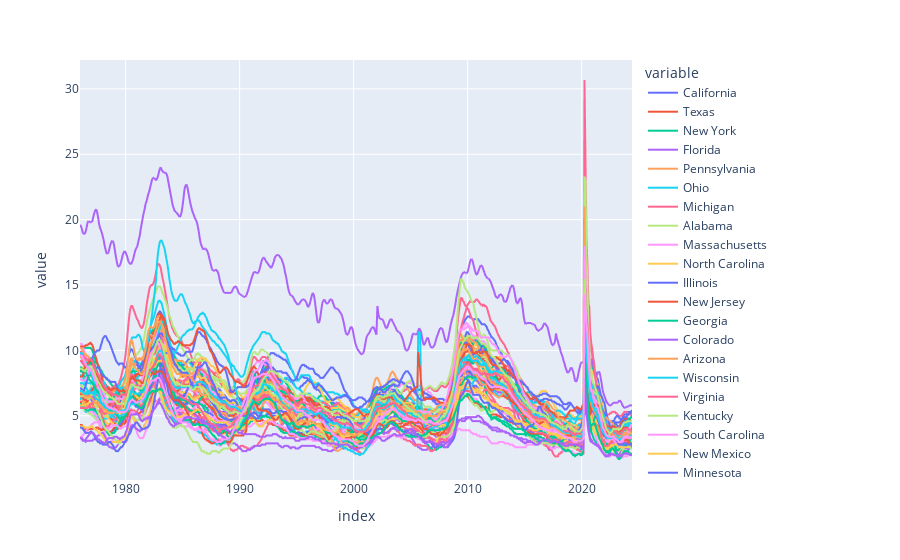

Notebook source saved alongside this figure:
### Code cell
px.line(unem_result)

### Figure 1 — Plotly figure (JSON) as saved in the notebook; plotly's stock layout.template omitted (floating-point values rounded to 4 significant figures; data arrays with more than 128 entries replaced by an {"elided": "..."} marker saying what was removed)
{"data": [{"hovertemplate": "variable=California<br>index=%{x}<br>value=%{y}<extra></extra>", "legendgroup": "California", "line": {"color": "#636efa", "dash": "solid"}, "marker": {"symbol": "circle"}, "mode": "lines", "name": "California", "showlegend": true, "type": "scattergl", "x": {"elided": "582 str values"}, "xaxis": "x", "y": {"elided": "582 float values"}, "yaxis": "y"}, {"hovertemplate": "variable=Texas<br>index=%{x}<br>value=%{y}<extra></extra>", "legendgroup": "Texas", "line": {"color": "#EF553B", "dash": "solid"}, "marker": {"symbol": "circle"}, "mode": "lines", "name": "Texas", "showlegend": true, "type": "scattergl", "x": {"elided": "582 str values"}, "xaxis": "x", "y": {"elided": "582 float values"}, "yaxis": "y"}, {"hovertemplate": "variable=New York<br>index=%{x}<br>value=%{y}<extra></extra>", "legendgroup": "New York", "line": {"color": "#00cc96", "dash": "solid"}, "marker": {"symbol": "circle"}, "mode": "lines", "name": "New York", "showlegend": true, "type": "scattergl", "x": {"elided": "582 str values"}, "xaxis": "x", "y": {"elided": "582 float values"}, "yaxis": "y"}, {"hovertemplate": "variable=Florida<br>index=%{x}<br>value=%{y}<extra></extra>", "legendgroup": "Florida", "line": {"color": "#ab63fa", "dash": "solid"}, "marker": {"symbol": "circle"}, "mode": "lines", "name": "Florida", "showlegend": true, "type": "scattergl", "x": {"elided": "582 str values"}, "xaxis": "x", "y": {"elided": "582 float values"}, "yaxis": "y"}, {"hovertemplate": "variable=Pennsylvania<br>index=%{x}<br>value=%{y}<extra></extra>", "legendgroup": "Pennsylvania", "line": {"color": "#FFA15A", "dash": "solid"}, "marker": {"symbol": "circle"}, "mode": "lines", "name": "Pennsylvania", "showlegend": true, "type": "scattergl", "x": {"elided": "582 str values"}, "xaxis": "x", "y": {"elided": "582 float values"}, "yaxis": "y"}, {"hovertemplate": "variable=Ohio<br>index=%{x}<br>value=%{y}<extra></extra>", "legendgroup": "Ohio", "line": {"color": "#19d3f3", "dash": "solid"}, "marker": {"symbol": "circle"}, "mode": "lines", "name": "Ohio", "showlegend": true, "type": "scattergl", "x": {"elided": "582 str values"}, "xaxis": "x", "y": {"elided": "582 float values"}, "yaxis": "y"}, {"hovertemplate": "variable=Michigan<br>index=%{x}<br>value=%{y}<extra></extra>", "legendgroup": "Michigan", "line": {"color": "#FF6692", "dash": "solid"}, "marker": {"symbol": "circle"}, "mode": "lines", "name": "Michigan", "showlegend": true, "type": "scattergl", "x": {"elided": "582 str values"}, "xaxis": "x", "y": {"elided": "582 float values"}, "yaxis": "y"}, {"hovertemplate": "variable=Alabama<br>index=%{x}<br>value=%{y}<extra></extra>", "legendgroup": "Alabama", "line": {"color": "#B6E880", "dash": "solid"}, "marker": {"symbol": "circle"}, "mode": "lines", "name": "Alabama", "showlegend": true, "type": "scattergl", "x": {"elided": "582 str values"}, "xaxis": "x", "y": {"elided": "582 float values"}, "yaxis": "y"}, {"hovertemplate": "variable=Massachusetts<br>index=%{x}<br>value=%{y}<extra></extra>", "legendgroup": "Massachusetts", "line": {"color": "#FF97FF", "dash": "solid"}, "marker": {"symbol": "circle"}, "mode": "lines", "name": "Massachusetts", "showlegend": true, "type": "scattergl", "x": {"elided": "582 str values"}, "xaxis": "x", "y": {"elided": "582 float values"}, "yaxis": "y"}, {"hovertemplate": "variable=North Carolina<br>index=%{x}<br>value=%{y}<extra></extra>", "legendgroup": "North Carolina", "line": {"color": "#FECB52", "dash": "solid"}, "marker": {"symbol": "circle"}, "mode": "lines", "name": "North Carolina", "showlegend": true, "type": "scattergl", "x": {"elided": "582 str values"}, "xaxis": "x", "y": {"elided": "582 float values"}, "yaxis": "y"}, {"hovertemplate": "variable=Illinois<br>index=%{x}<br>value=%{y}<extra></extra>", "legendgroup": "Illinois", "line": {"color": "#636efa", "dash": "solid"}, "marker": {"symbol": "circle"}, "mode": "lines", "name": "Illinois", "showlegend": true, "type": "scattergl", "x": {"elided": "582 str values"}, "xaxis": "x", "y": {"elided": "582 float values"}, "yaxis": "y"}, {"hovertemplate": "variable=New Jersey<br>index=%{x}<br>value=%{y}<extra></extra>", "legendgroup": "New Jersey", "line": {"color": "#EF553B", "dash": "solid"}, "marker": {"symbol": "circle"}, "mode": "lines", "name": "New Jersey", "showlegend": true, "type": "scattergl", "x": {"elided": "582 str values"}, "xaxis": "x", "y": {"elided": "582 float values"}, "yaxis": "y"}, {"hovertemplate": "variable=Georgia<br>index=%{x}<br>value=%{y}<extra></extra>", "legendgroup": "Georgia", "line": {"color": "#00cc96", "dash": "solid"}, "marker": {"symbol": "circle"}, "mode": "lines", "name": "Georgia", "showlegend": true, "type": "scattergl", "x": {"elided": "582 str values"}, "xaxis": "x", "y": {"elided": "582 float values"}, "yaxis": "y"}, {"hovertemplate": "variable=Colorado<br>index=%{x}<br>value=%{y}<extra></extra>", "legendgroup": "Colorado", "line": {"color": "#ab63fa", "dash": "solid"}, "marker": {"symbol": "circle"}, "mode": "lines", "name": "Colorado", "showlegend": true, "type": "scattergl", "x": {"elided": "582 str values"}, "xaxis": "x", "y": {"elided": "582 float values"}, "yaxis": "y"}, {"hovertemplate": "variable=Arizona<br>index=%{x}<br>value=%{y}<extra></extra>", "legendgroup": "Arizona", "line": {"color": "#FFA15A", "dash": "solid"}, "marker": {"symbol": "circle"}, "mode": "lines", "name": "Arizona", "showlegend": true, "type": "scattergl", "x": {"elided": "582 str values"}, "xaxis": "x", "y": {"elided": "582 float values"}, "yaxis": "y"}, {"hovertemplate": "variable=Wisconsin<br>index=%{x}<br>value=%{y}<extra></extra>", "legendgroup": "Wisconsin", "line": {"color": "#19d3f3", "dash": "solid"}, "marker": {"symbol": "circle"}, "mode": "lines", "name": "Wisconsin", "showlegend": true, "type": "scattergl", "x": {"elided": "582 str values"}, "xaxis": "x", "y": {"elided": "582 float values"}, "yaxis": "y"}, {"hovertemplate": "variable=Virginia<br>index=%{x}<br>value=%{y}<extra></extra>", "legendgroup": "Virginia", "line": {"color": "#FF6692", "dash": "solid"}, "marker": {"symbol": "circle"}, "mode": "lines", "name": "Virginia", "showlegend": true, "type": "scattergl", "x": {"elided": "582 str values"}, "xaxis": "x", "y": {"elided": "582 float values"}, "yaxis": "y"}, {"hovertemplate": "variable=Kentucky<br>index=%{x}<br>value=%{y}<extra></extra>", "legendgroup": "Kentucky", "line": {"color": "#B6E880", "dash": "solid"}, "marker": {"symbol": "circle"}, "mode": "lines", "name": "Kentucky", "showlegend": true, "type": "scattergl", "x": {"elided": "582 str values"}, "xaxis": "x", "y": {"elided": "582 float values"}, "yaxis": "y"}, {"hovertemplate": "variable=South Carolina<br>index=%{x}<br>value=%{y}<extra></extra>", "legendgroup": "South Carolina", "line": {"color": "#FF97FF", "dash": "solid"}, "marker": {"symbol": "circle"}, "mode": "lines", "name": "South Carolina", "showlegend": true, "type": "scattergl", "x": {"elided": "582 str values"}, "xaxis": "x", "y": {"elided": "582 float values"}, "yaxis": "y"}, {"hovertemplate": "variable=New Mexico<br>index=%{x}<br>value=%{y}<extra></extra>", "legendgroup": "New Mexico", "line": {"color": "#FECB52", "dash": "solid"}, "marker": {"symbol": "circle"}, "mode": "lines", "name": "New Mexico", "showlegend": true, "type": "scattergl", "x": {"elided": "582 str values"}, "xaxis": "x", "y": {"elided": "582 float values"}, "yaxis": "y"}, {"hovertemplate": "variable=Minnesota<br>index=%{x}<br>value=%{y}<extra></extra>", "legendgroup": "Minnesota", "line": {"color": "#636efa", "dash": "solid"}, "marker": {"symbol": "circle"}, "mode": "lines", "name": "Minnesota", "showlegend": true, "type": "scattergl", "x": {"elided": "582 str values"}, "xaxis": "x", "y": {"elided": "582 float values"}, "yaxis": "y"}, {"hovertemplate": "variable=Tennessee<br>index=%{x}<br>value=%{y}<extra></extra>", "legendgroup": "Tennessee", "line": {"color": "#EF553B", "dash": "solid"}, "marker": {"symbol": "circle"}, "mode": "lines", "name": "Tennessee", "showlegend": true, "type": "scattergl", "x": {"elided": "582 str values"}, "xaxis": "x", "y": {"elided": "582 float values"}, "yaxis": "y"}, {"hovertemplate": "variable=Washington<br>index=%{x}<br>value=%{y}<extra></extra>", "legendgroup": "Washington", "line": {"color": "#00cc96", "dash": "solid"}, "marker": {"symbol": "circle"}, "mode": "lines", "name": "Washington", "showlegend": true, "type": "scattergl", "x": {"elided": "582 str values"}, "xaxis": "x", "y": {"elided": "582 float values"}, "yaxis": "y"}, {"hovertemplate": "variable=Maryland<br>index=%{x}<br>value=%{y}<extra></extra>", "legendgroup": "Maryland", "line": {"color": "#ab63fa", "dash": "solid"}, "marker": {"symbol": "circle"}, "mode": "lines", "name": "Maryland", "showlegend": true, "type": "scattergl", "x": {"elided": "582 str values"}, "xaxis": "x", "y": {"elided": "582 float values"}, "yaxis": "y"}, {"hovertemplate": "variable=Oregon<br>index=%{x}<br>value=%{y}<extra></extra>", "legendgroup": "Oregon", "line": {"color": "#FFA15A", "dash": "solid"}, "marker": {"symbol": "circle"}, "mode": "lines", "name": "Oregon", "showlegend": true, "type": "scattergl", "x": {"elided": "582 str values"}, "xaxis": "x", "y": {"elided": "582 float values"}, "yaxis": "y"}, {"hovertemplate": "variable=West Virginia<br>index=%{x}<br>value=%{y}<extra></extra>", "legendgroup": "West Virginia", "line": {"color": "#19d3f3", "dash": "solid"}, "marker": {"symbol": "circle"}, "mode": "lines", "name": "West Virginia", "showlegend": true, "type": "scattergl", "x": {"elided": "582 str values"}, "xaxis": "x", "y": {"elided": "582 float values"}, "yaxis": "y"}, {"hovertemplate": "variable=Nevada<br>index=%{x}<br>value=%{y}<extra></extra>", "legendgroup": "Nevada", "line": {"color": "#FF6692", "dash": "solid"}, "marker": {"symbol": "circle"}, "mode": "lines", "name": "Nevada", "showlegend": true, "type": "scattergl", "x": {"elided": "582 str values"}, "xaxis": "x", "y": {"elided": "582 float values"}, "yaxis": "y"}, {"hovertemplate": "variable=Arkansas<br>index=%{x}<br>value=%{y}<extra></extra>", "legendgroup": "Arkansas", "line": {"color": "#B6E880", "dash": "solid"}, "marker": {"symbol": "circle"}, "mode": "lines", "name": "Arkansas", "showlegend": true, "type": "scattergl", "x": {"elided": "582 str values"}, "xaxis": "x", "y": {"elided": "582 float values"}, "yaxis": "y"}, {"hovertemplate": "variable=Oklahoma<br>index=%{x}<br>value=%{y}<extra></extra>", "legendgroup": "Oklahoma", "line": {"color": "#FF97FF", "dash": "solid"}, "marker": {"symbol": "circle"}, "mode": "lines", "name": "Oklahoma", "showlegend": true, "type": "scattergl", "x": {"elided": "582 str values"}, "xaxis": "x", "y": {"elided": "582 float values"}, "yaxis": "y"}, {"hovertemplate": "variable=Missouri<br>index=%{x}<br>value=%{y}<extra></extra>", "legendgroup": "Missouri", "line": {"color": "#FECB52", "dash": "solid"}, "marker": {"symbol": "circle"}, "mode": "lines", "name": "Missouri", "showlegend": true, "type": "scattergl", "x": {"elided": "582 str values"}, "xaxis": "x", "y": {"elided": "582 float values"}, "yaxis": "y"}, {"hovertemplate": "variable=Alaska<br>index=%{x}<br>value=%{y}<extra></extra>", "legendgroup": "Alaska", "line": {"color": "#636efa", "dash": "solid"}, "marker": {"symbol": "circle"}, "mode": "lines", "name": "Alaska", "showlegend": true, "type": "scattergl", "x": {"elided": "582 str values"}, "xaxis": "x", "y": {"elided": "582 float values"}, "yaxis": "y"}, {"hovertemplate": "variable=Iowa<br>index=%{x}<br>value=%{y}<extra></extra>", "legendgroup": "Iowa", "line": {"color": "#EF553B", "dash": "solid"}, "marker": {"symbol": "circle"}, "mode": "lines", "name": "Iowa", "showlegend": true, "type": "scattergl", "x": {"elided": "582 str values"}, "xaxis": "x", "y": {"elided": "582 float values"}, "yaxis": "y"}, {"hovertemplate": "variable=Utah<br>index=%{x}<br>value=%{y}<extra></extra>", "legendgroup": "Utah", "line": {"color": "#00cc96", "dash": "solid"}, "marker": {"symbol": "circle"}, "mode": "lines", "name": "Utah", "showlegend": true, "type": "scattergl", "x": {"elided": "582 str values"}, "xaxis": "x", "y": {"elided": "582 float values"}, "yaxis": "y"}, {"hovertemplate": "variable=Puerto Rico<br>index=%{x}<br>value=%{y}<extra></extra>", "legendgroup": "Puerto Rico", "line": {"color": "#ab63fa", "dash": "solid"}, "marker": {"symbol": "circle"}, "mode": "lines", "name": "Puerto Rico", "showlegend": true, "type": "scattergl", "x": {"elided": "582 str values"}, "xaxis": "x", "y": {"elided": "582 float values"}, "yaxis": "y"}, {"hovertemplate": "variable=Indiana<br>index=%{x}<br>value=%{y}<extra></extra>", "legendgroup": "Indiana", "line": {"color": "#FFA15A", "dash": "solid"}, "marker": {"symbol": "circle"}, "mode": "lines", "name": "Indiana", "showlegend": true, "type": "scattergl", "x": {"elided": "582 str values"}, "xaxis": "x", "y": {"elided": "582 float values"}, "yaxis": "y"}, {"hovertemplate": "variable=Louisiana<br>index=%{x}<br>value=%{y}<extra></extra>", "legendgroup": "Louisiana", "line": {"color": "#19d3f3", "dash": "solid"}, "marker": {"symbol": "circle"}, "mode": "lines", "name": "Louisiana", "showlegend": true, "type": "scattergl", "x": {"elided": "582 str values"}, "xaxis": "x", "y": {"elided": "582 float values"}, "yaxis": "y"}, {"hovertemplate": "variable=Hawaii<br>index=%{x}<br>value=%{y}<extra></extra>", "legendgroup": "Hawaii", "line": {"color": "#FF6692", "dash": "solid"}, "marker": {"symbol": "circle"}, "mode": "lines", "name": "Hawaii", "showlegend": true, "type": "scattergl", "x": {"elided": "582 str values"}, "xaxis": "x", "y": {"elided": "582 float values"}, "yaxis": "y"}, {"hovertemplate": "variable=Detroit-Warren-Dearborn, MI (MSA)<br>index=%{x}<br>value=%{y}<extra></extra>", "legendgroup": "Detroit-Warren-Dearborn, MI (MSA)", "line": {"color": "#B6E880", "dash": "solid"}, "marker": {"symbol": "circle"}, "mode": "lines", "name": "Detroit-Warren-Dearborn, MI (MSA)", "showlegend": true, "type": "scattergl", "x": {"elided": "582 str values"}, "xaxis": "x", "y": {"elided": "582 float values"}, "yaxis": "y"}, {"hovertemplate": "variable=North Dakota<br>index=%{x}<br>value=%{y}<extra></extra>", "legendgroup": "North Dakota", "line": {"color": "#FF97FF", "dash": "solid"}, "marker": {"symbol": "circle"}, "mode": "lines", "name": "North Dakota", "showlegend": true, "type": "scattergl", "x": {"elided": "582 str values"}, "xaxis": "x", "y": {"elided": "582 float values"}, "yaxis": "y"}, {"hovertemplate": "variable=Montana<br>index=%{x}<br>value=%{y}<extra></extra>", "legendgroup": "Montana", "line": {"color": "#FECB52", "dash": "solid"}, "marker": {"symbol": "circle"}, "mode": "lines", "name": "Montana", "showlegend": true, "type": "scattergl", "x": {"elided": "582 str values"}, "xaxis": "x", "y": {"elided": "582 float values"}, "yaxis": "y"}, {"hovertemplate": "variable=the District of Columbia<br>index=%{x}<br>value=%{y}<extra></extra>", "legendgroup": "the District of Columbia", "line": {"color": "#636efa", "dash": "solid"}, "marker": {"symbol": "circle"}, "mode": "lines", "name": "the District of Columbia", "showlegend": true, "type": "scattergl", "x": {"elided": "582 str values"}, "xaxis": "x", "y": {"elided": "582 float values"}, "yaxis": "y"}, {"hovertemplate": "variable=Mississippi<br>index=%{x}<br>value=%{y}<extra></extra>", "legendgroup": "Mississippi", "line": {"color": "#EF553B", "dash": "solid"}, "marker": {"symbol": "circle"}, "mode": "lines", "name": "Mississippi", "showlegend": true, "type": "scattergl", "x": {"elided": "582 str values"}, "xaxis": "x", "y": {"elided": "582 float values"}, "yaxis": "y"}, {"hovertemplate": "variable=Maine<br>index=%{x}<br>value=%{y}<extra></extra>", "legendgroup": "Maine", "line": {"color": "#00cc96", "dash": "solid"}, "marker": {"symbol": "circle"}, "mode": "lines", "name": "Maine", "showlegend": true, "type": "scattergl", "x": {"elided": "582 str values"}, "xaxis": "x", "y": {"elided": "582 float values"}, "yaxis": "y"}, {"hovertemplate": "variable=Nebraska<br>index=%{x}<br>value=%{y}<extra></extra>", "legendgroup": "Nebraska", "line": {"color": "#ab63fa", "dash": "solid"}, "marker": {"symbol": "circle"}, "mode": "lines", "name": "Nebraska", "showlegend": true, "type": "scattergl", "x": {"elided": "582 str values"}, "xaxis": "x", "y": {"elided": "582 float values"}, "yaxis": "y"}, {"hovertemplate": "variable=Cleveland-Elyria, OH (MSA)<br>index=%{x}<br>value=%{y}<extra></extra>", "legendgroup": "Cleveland-Elyria, OH (MSA)", "line": {"color": "#FFA15A", "dash": "solid"}, "marker": {"symbol": "circle"}, "mode": "lines", "name": "Cleveland-Elyria, OH (MSA)", "showlegend": true, "type": "scattergl", "x": {"elided": "582 str values"}, "xaxis": "x", "y": {"elided": "582 float values"}, "yaxis": "y"}, {"hovertemplate": "variable=Connecticut<br>index=%{x}<br>value=%{y}<extra></extra>", "legendgroup": "Connecticut", "line": {"color": "#19d3f3", "dash": "solid"}, "marker": {"symbol": "circle"}, "mode": "lines", "name": "Connecticut", "showlegend": true, "type": "scattergl", "x": {"elided": "582 str values"}, "xaxis": "x", "y": {"elided": "582 float values"}, "yaxis": "y"}, {"hovertemplate": "variable=Idaho<br>index=%{x}<br>value=%{y}<extra></extra>", "legendgroup": "Idaho", "line": {"color": "#FF6692", "dash": "solid"}, "marker": {"symbol": "circle"}, "mode": "lines", "name": "Idaho", "showlegend": true, "type": "scattergl", "x": {"elided": "582 str values"}, "xaxis": "x", "y": {"elided": "582 float values"}, "yaxis": "y"}, {"hovertemplate": "variable=New Hampshire<br>index=%{x}<br>value=%{y}<extra></extra>", "legendgroup": "New Hampshire", "line": {"color": "#B6E880", "dash": "solid"}, "marker": {"symbol": "circle"}, "mode": "lines", "name": "New Hampshire", "showlegend": true, "type": "scattergl", "x": {"elided": "582 str values"}, "xaxis": "x", "y": {"elided": "582 float values"}, "yaxis": "y"}, {"hovertemplate": "variable=Rhode Island<br>index=%{x}<br>value=%{y}<extra></extra>", "legendgroup": "Rhode Island", "line": {"color": "#FF97FF", "dash": "solid"}, "marker": {"symbol": "circle"}, "mode": "lines", "name": "Rhode Island", "showlegend": true, "type": "scattergl", "x": {"elided": "582 str values"}, "xaxis": "x", "y": {"elided": "582 float values"}, "yaxis": "y"}, {"hovertemplate": "variable=Kansas<br>index=%{x}<br>value=%{y}<extra></extra>", "legendgroup": "Kansas", "line": {"color": "#FECB52", "dash": "solid"}, "marker": {"symbol": "circle"}, "mode": "lines", "name": "Kansas", "showlegend": true, "type": "scattergl", "x": {"elided": "582 str values"}, "xaxis": "x", "y": {"elided": "582 float values"}, "yaxis": "y"}, {"hovertemplate": "variable=Wyoming<br>index=%{x}<br>value=%{y}<extra></extra>", "legendgroup": "Wyoming", "line": {"color": "#636efa", "dash": "solid"}, "marker": {"symbol": "circle"}, "mode": "lines", "name": "Wyoming", "showlegend": true, "type": "scattergl", "x": {"elided": "582 str values"}, "xaxis": "x", "y": {"elided": "582 float values"}, "yaxis": "y"}, {"hovertemplate": "variable=Delaware<br>index=%{x}<br>value=%{y}<extra></extra>", "legendgroup": "Delaware", "line": {"color": "#EF553B", "dash": "solid"}, "marker": {"symbol": "circle"}, "mode": "lines", "name": "Delaware", "showlegend": true, "type": "scattergl", "x": {"elided": "582 str values"}, "xaxis": "x", "y": {"elided": "582 float values"}, "yaxis": "y"}, {"hovertemplate": "variable=Vermont<br>index=%{x}<br>value=%{y}<extra></extra>", "legendgroup": "Vermont", "line": {"color": "#00cc96", "dash": "solid"}, "marker": {"symbol": "circle"}, "mode": "lines", "name": "Vermont", "showlegend": true, "type": "scattergl", "x": {"elided": "582 str values"}, "xaxis": "x", "y": {"elided": "582 float values"}, "yaxis": "y"}, {"hovertemplate": "variable=South Dakota<br>index=%{x}<br>value=%{y}<extra></extra>", "legendgroup": "South Dakota", "line": {"color": "#ab63fa", "dash": "solid"}, "marker": {"symbol": "circle"}, "mode": "lines", "name": "South Dakota", "showlegend": true, "type": "scattergl", "x": {"elided": "582 str values"}, "xaxis": "x", "y": {"elided": "582 float values"}, "yaxis": "y"}, {"hovertemplate": "variable=Midwest Census Region<br>index=%{x}<br>value=%{y}<extra></extra>", "legendgroup": "Midwest Census Region", "line": {"color": "#FFA15A", "dash": "solid"}, "marker": {"symbol": "circle"}, "mode": "lines", "name": "Midwest Census Region", "showlegend": true, "type": "scattergl", "x": {"elided": "582 str values"}, "xaxis": "x", "y": {"elided": "582 float values"}, "yaxis": "y"}, {"hovertemplate": "variable=South Census Region<br>index=%{x}<br>value=%{y}<extra></extra>", "legendgroup": "South Census Region", "line": {"color": "#19d3f3", "dash": "solid"}, "marker": {"symbol": "circle"}, "mode": "lines", "name": "South Census Region", "showlegend": true, "type": "scattergl", "x": {"elided": "582 str values"}, "xaxis": "x", "y": {"elided": "582 float values"}, "yaxis": "y"}, {"hovertemplate": "variable=Northeast Census Region<br>index=%{x}<br>value=%{y}<extra></extra>", "legendgroup": "Northeast Census Region", "line": {"color": "#FF6692", "dash": "solid"}, "marker": {"symbol": "circle"}, "mode": "lines", "name": "Northeast Census Region", "showlegend": true, "type": "scattergl", "x": {"elided": "582 str values"}, "xaxis": "x", "y": {"elided": "582 float values"}, "yaxis": "y"}, {"hovertemplate": "variable=West Census Region<br>index=%{x}<br>value=%{y}<extra></extra>", "legendgroup": "West Census Region", "line": {"color": "#B6E880", "dash": "solid"}, "marker": {"symbol": "circle"}, "mode": "lines", "name": "West Census Region", "showlegend": true, "type": "scattergl", "x": {"elided": "582 str values"}, "xaxis": "x", "y": {"elided": "582 float values"}, "yaxis": "y"}, {"hovertemplate": "variable=New England Census Division<br>index=%{x}<br>value=%{y}<extra></extra>", "legendgroup": "New England Census Division", "line": {"color": "#FF97FF", "dash": "solid"}, "marker": {"symbol": "circle"}, "mode": "lines", "name": "New England Census Division", "showlegend": true, "type": "scattergl", "x": {"elided": "582 str values"}, "xaxis": "x", "y": {"elided": "582 float values"}, "yaxis": "y"}], "layout": {"autosize": true, "legend": {"title": {"text": "variable"}, "tracegroupgap": 0}, "margin": {"t": 60}, "xaxis": {"anchor": "y", "autorange": true, "domain": [0, 1], "range": ["1976-01-01", "2024-06-01"], "title": {"text": "index"}, "type": "date"}, "yaxis": {"anchor": "x", "autorange": true, "domain": [0, 1], "range": [0.09444, 32.21], "title": {"text": "value"}, "type": "linear"}}}
